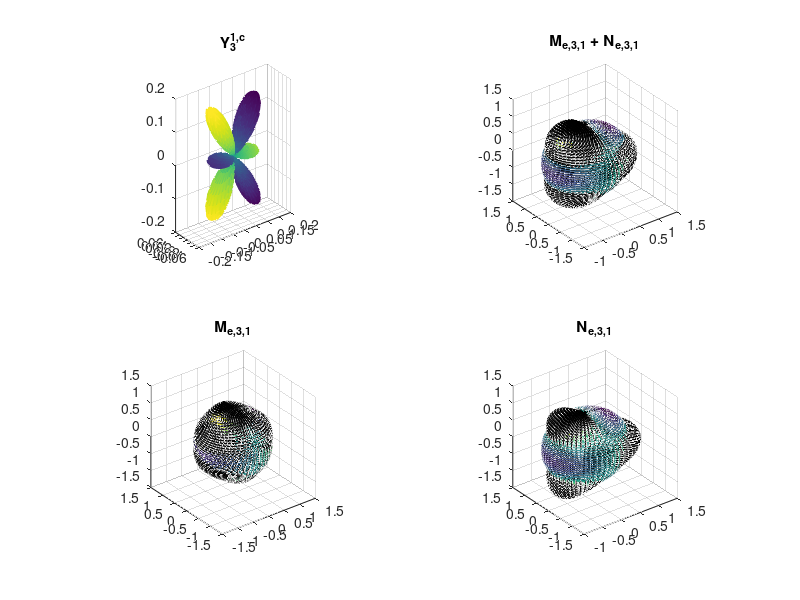

Reproduce this figure in MATLAB.
function [Yln, Mx,My,Mz, Mav, Nx, Ny, Nz, Nav, x,y,z] = vec_spherical_harmonic(l, m, is_even, num_steps, do_plots, on_sphere)
   % This function generates the vector spherical harmonics as defined in 
   %
   % C. F. Bohren and D. R. Huffman, Absorption and scattering of light 
   % by small particles. (Wiley, 1983)
   %
   % One difference is that in this book the spherical harmonic is
   % multiplied by one of the four spherical bessel functions as a function
   % of r.  In this function on the other hand the value of the function is
   % constant along r - that is, I have used the standard spherical
   % harmonics as the scalar function to generate the vector spherical
   % harmonics.
   %
   % Arguments:
   %    l         degree of the spherical harmonic
   %    m         order of the spherical harmonic
   %    is_even   Whether or not the harmonic is even of odd.  That is,
   %              whether the scalar spherical harmonic has a cosine or
   %              sine dependence for phi.
   %    num_steps number of intervals to use in meshing.
   %    do_plots  Whether or not to generate plots.
   %
   % Outputs:
   %    Ymn       The scalar spherical harmonic defined over a cubical
   %              region of space.
   %    Mx,My,Mz  The M vector
   %    Mav       The angular velocity of M as generated by curl()
   %    Nx,Ny,Nz  The N vector
   %    Nav       The angular velocity of N as generated by curl()
   %    x,y,z     coordinates of the cubical region of space.
   %
   % NB:
   % I have used the mathematical convention with spherical coordinates 
   % where theta is the ascension and phi the azimuth.  I refer to `rho' 
   % as `r' though.
   %
   % Some of this code was taken from Daniel Ennis' spharm.m function,
   % which is copyright (c) 2009, Daniel Ennis, under the BSD 2-clause
   % license. 
   
   
    % The default size of the vectors is too small to make sense of the
    % plots.
    arrow_scale = 6;

    % Define constants (REQUIRED THAT L(DEGREE)>=M(ORDER))
    if nargin==0
      l=3;   % DEGREE
      m=2;   % ORDER
      is_even = true;
      num_steps = 25;
      do_plots = true;
      on_sphere = true;
    end
    
    if nargin<2
      m=1;   % Mie resonance
      is_even = true;
      num_steps = 25;
      do_plots = true;
      on_sphere = true;
    end

    if nargin<3
      is_even = true;
      num_steps = 25;  
      do_plots = true;
      on_sphere = true;
    end

    if nargin<4
      num_steps = 25;
      do_plots = true;
      on_sphere = true;
    end

    if nargin<5
      do_plots = true;
      on_sphere = true;
    end
    
    if l<0, error('The DEGREE (l) must be greater than zero.'); end
    if l<m, error('The ORDER (m) must be less than or eqaul to the DEGREE (l).'); end

    % theta and phi values over a sphere.
    theta = 0:pi/(2*num_steps):pi;
    phi = 0:pi/num_steps:2*pi;
    
    % Cartesian coordianates of a sphere.
    xs = sin(theta).*cos(phi)';
    ys = sin(theta).*sin(phi)';
    zs = cos(theta).*ones(size(phi))';
    
    % Square region of space from -1 to 1 in all dimensions
    [x, y, z] = meshgrid(-1:2/num_steps:1,-1:2/num_steps:1,-1:2/num_steps:1);

    % Theta and Phi through the 3D volume of space
    [Phi, Theta] = cart2sph(x,y,z); 
    
    Lln=legendre(l,cos(Theta+pi/2));

    if l~=0
      Lln=squeeze(Lln(m+1,:,:,:));
    end

    a1=((2*l+1)/(4*pi));
    a2=factorial(l-m)/factorial(l+m);
    C=sqrt(a1*a2);
    if is_even
        Yln=C*Lln.*cos(m*Phi);
    else
        Yln=C*Lln.*sin(m*Phi);
    end

    Ylns = plot_Ylm();
 
    [Mxs, Mys, Mzs] = plot_Mlm();

    [Nxs, Nys, Nzs] = plot_Nlm();
    
    if do_plots
        plot_Mlm_Nlm();
    end
    
    %%

    function Ylns = plot_Ylm()
        % plot the spherical harmonic.
        Ylns = interp3(x,y,z,Yln,xs,ys,zs);
        %[Xr,Yr,Zr]=sph2cart(Phi2,Theta2-pi/2,real(Ymns).^2);
        if do_plots
            figure;
            subplot(2,2,1);
            surf(xs.*real(Ylns).^2,ys.*real(Ylns).^2,zs.*real(Ylns).^2, real(Ylns),...
                    'EdgeColor', 'flat', 'FaceColor','interp');
            set_pbaspect();
            if is_even
                title_str = sprintf('Y_%d^{%d,c}', l, m);
            else
                title_str = sprintf('Y_%d^{%d,s}', l, m);
            end
            title(title_str);
        end
    end

%%

    function [Mxs, Mys, Mzs] = plot_Mlm()
        % Calculate the vector spherical harmonic M=curl rPhi
        [Mx, My, Mz, Mav] = curl(x,y,z,x.*Yln,y.*Yln,z.*Yln);
        
        % Get vector components over the unit sphere
        Mxs = interp3(x,y,z,Mx,xs,ys,zs);
        Mys = interp3(x,y,z,My,xs,ys,zs);
        Mzs = interp3(x,y,z,Mz,xs,ys,zs);

        if do_plots
            subplot(2,2,3);
            quiver3(xs,ys,zs, Mxs,Mys,Mzs, arrow_scale, 'Color', 'black');
            pbaspect([1 1 1]);

            if is_even
                title_str = sprintf('M_{e,%d,%d}', l, m);
            else
                title_str = sprintf('M_{o,%d,%d}', l, m);
            end
            title(title_str);

            hold on;
            surf(xs,ys,zs, real(Ylns),...
                    'EdgeColor', 'interp', 'FaceColor','none');
            hold off;
        end
    end
    %%

    function [Nxs, Nys, Nzs] = plot_Nlm()
        % Calculate the vector spherical harmonic N=(curl M)/k
        [Nx, Ny, Nz, Nav] = curl(x,y,z,Mx, My, Mz);
        
        % Supposed to be dividing by k here, but since we are using
        % spherical harmonics instead of the proper function, we just set
        % the wavelength to 1.
        Nx = Nx/(2*pi);
        Ny = Ny/(2*pi);
        Nz = Nz/(2*pi);
        
        % Get vector components over the unit sphere
        Nxs = interp3(x,y,z,Nx,xs,ys,zs);
        Nys = interp3(x,y,z,Ny,xs,ys,zs);
        Nzs = interp3(x,y,z,Nz,xs,ys,zs);

        if do_plots
            subplot(2,2,4);
            quiver3(xs,ys,zs, Nxs,Nys,Nzs, arrow_scale, 'Color', 'black');
            pbaspect([1 1 1]);

            if is_even
                title_str = sprintf('N_{e,%d,%d}', l, m);
            else
                title_str = sprintf('N_{o,%d,%d}', l, m);
            end
            title(title_str);

            hold on;
            surf(xs,ys,zs, real(Ylns),...
                    'EdgeColor', 'interp', 'FaceColor','none');
            hold off;
        end
    end
       %%

    function plot_Mlm_Nlm()
        % plot Mlm + Nlm
        subplot(2,2,2);
        if on_sphere
            quiver3(xs,ys,zs, Mxs + Nxs,Mys + Nys,Mzs + Nzs,...
                arrow_scale, 'Color', 'black');
            pbaspect([1 1 1]);
        else
            quiver3(xs.*real(Ylns).^2,ys.*real(Ylns).^2,zs.*real(Ylns).^2, Mxs + Nxs,Mys + Nys,Mzs + Nzs,...
                arrow_scale, 'Color', 'black');
            set_pbaspect();
        end
        
        if is_even
            title_str = sprintf('M_{e,%d,%d} + N_{e,%d,%d}', l, m, l, m);
        else
            title_str = sprintf('M_{o,%d,%d} + N_{o,%d,%d}', l, m, l, m);
        end
        title(title_str);

        hold on;
        if on_sphere
            surf(xs,ys,zs, real(Ylns),...
                    'EdgeColor', 'interp', 'FaceColor','none');
        else
            surf(xs.*real(Ylns).^2,ys.*real(Ylns).^2,zs.*real(Ylns).^2, real(Ylns),...
                    'EdgeColor', 'interp', 'FaceColor','none');
        end
        hold off;
    end
%%    
    function set_pbaspect()
        % Sets the axes of the spherical harmonic plot so that each axis
        % has the same scale.  ie, none of the axes are cramped.
        switch l
            case 0
                pba = [1 1 1];
            case 1
                switch m
                    case -1
                        pba = [2 1 1];
                    case 0
                        pba = [1 1 2];
                    case 1
                        pba = [2 1 1];
                end
            case 2
                switch m
                    case -2
                        pba = [3 3 1];
                    case -1
                        pba = [3 1 3];
                    case 0
                        pba = [1 1 4];
                    case 1
                        pba = [3 1 3];
                    case 2
                        pba = [3 3 1];
                end
            case 3
                switch m
                    case -3
                        pba = [4 4 1];
                    case -2
                        pba = [3 3 2];
                    case -1
                        pba = [3 1 4];
                    case 0
                        pba = [1 1 6];
                    case 1
                        pba = [3 1 4];
                    case 2
                        pba = [3 3 2];
                    case 3
                        pba = [4 4 1];
                end
        end
        if l<=3
            pbaspect(pba);
        end
    end
end